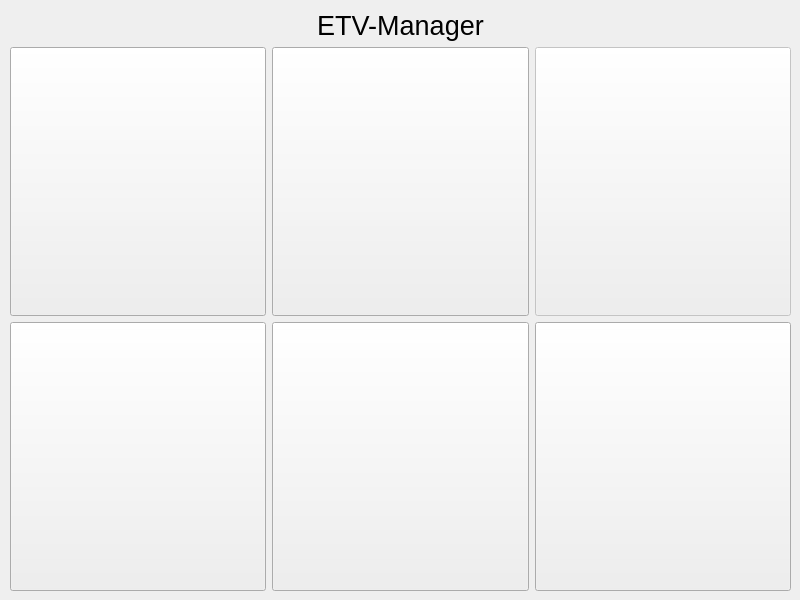
<?xml version="1.0" encoding="UTF-8"?>
<ui version="4.0">
 <class>MainWindow</class>
 <widget class="QWidget" name="MainWindow">
  <property name="geometry">
   <rect>
    <x>0</x>
    <y>0</y>
    <width>800</width>
    <height>600</height>
   </rect>
  </property>
  <property name="sizePolicy">
   <sizepolicy hsizetype="Fixed" vsizetype="Fixed">
    <horstretch>0</horstretch>
    <verstretch>0</verstretch>
   </sizepolicy>
  </property>
  <property name="windowTitle">
   <string>Form</string>
  </property>
  <widget class="QWidget" name="gridLayoutWidget">
   <property name="geometry">
    <rect>
     <x>10</x>
     <y>10</y>
     <width>781</width>
     <height>581</height>
    </rect>
   </property>
   <layout class="QGridLayout" name="gridLayout">
    <item row="2" column="0">
     <widget class="QPushButton" name="systemSettings">
      <property name="sizePolicy">
       <sizepolicy hsizetype="Expanding" vsizetype="Expanding">
        <horstretch>0</horstretch>
        <verstretch>0</verstretch>
       </sizepolicy>
      </property>
      <property name="baseSize">
       <size>
        <width>0</width>
        <height>80</height>
       </size>
      </property>
      <property name="text">
       <string/>
      </property>
      <property name="iconSize">
       <size>
        <width>80</width>
        <height>80</height>
       </size>
      </property>
     </widget>
    </item>
    <item row="1" column="1">
     <widget class="QPushButton" name="newProperty">
      <property name="sizePolicy">
       <sizepolicy hsizetype="Expanding" vsizetype="Expanding">
        <horstretch>0</horstretch>
        <verstretch>0</verstretch>
       </sizepolicy>
      </property>
      <property name="baseSize">
       <size>
        <width>0</width>
        <height>80</height>
       </size>
      </property>
      <property name="text">
       <string/>
      </property>
     </widget>
    </item>
    <item row="1" column="0">
     <widget class="QPushButton" name="openProperty">
      <property name="sizePolicy">
       <sizepolicy hsizetype="Expanding" vsizetype="Expanding">
        <horstretch>0</horstretch>
        <verstretch>0</verstretch>
       </sizepolicy>
      </property>
      <property name="minimumSize">
       <size>
        <width>80</width>
        <height>80</height>
       </size>
      </property>
      <property name="baseSize">
       <size>
        <width>80</width>
        <height>80</height>
       </size>
      </property>
      <property name="text">
       <string/>
      </property>
      <property name="iconSize">
       <size>
        <width>80</width>
        <height>80</height>
       </size>
      </property>
     </widget>
    </item>
    <item row="2" column="2">
     <widget class="QPushButton" name="exitApplication">
      <property name="sizePolicy">
       <sizepolicy hsizetype="Expanding" vsizetype="Expanding">
        <horstretch>0</horstretch>
        <verstretch>0</verstretch>
       </sizepolicy>
      </property>
      <property name="baseSize">
       <size>
        <width>0</width>
        <height>80</height>
       </size>
      </property>
      <property name="text">
       <string/>
      </property>
      <property name="iconSize">
       <size>
        <width>80</width>
        <height>80</height>
       </size>
      </property>
     </widget>
    </item>
    <item row="1" column="2">
     <widget class="QPushButton" name="deleteProperty">
      <property name="enabled">
       <bool>false</bool>
      </property>
      <property name="sizePolicy">
       <sizepolicy hsizetype="Expanding" vsizetype="Expanding">
        <horstretch>0</horstretch>
        <verstretch>0</verstretch>
       </sizepolicy>
      </property>
      <property name="baseSize">
       <size>
        <width>0</width>
        <height>80</height>
       </size>
      </property>
      <property name="text">
       <string/>
      </property>
     </widget>
    </item>
    <item row="0" column="0" colspan="3">
     <widget class="QLabel" name="label">
      <property name="sizePolicy">
       <sizepolicy hsizetype="Preferred" vsizetype="Minimum">
        <horstretch>0</horstretch>
        <verstretch>0</verstretch>
       </sizepolicy>
      </property>
      <property name="font">
       <font>
        <pointsize>20</pointsize>
       </font>
      </property>
      <property name="text">
       <string>ETV-Manager</string>
      </property>
      <property name="alignment">
       <set>Qt::AlignCenter</set>
      </property>
     </widget>
    </item>
    <item row="2" column="1">
     <widget class="QPushButton" name="editPatterns">
      <property name="sizePolicy">
       <sizepolicy hsizetype="Expanding" vsizetype="Expanding">
        <horstretch>0</horstretch>
        <verstretch>0</verstretch>
       </sizepolicy>
      </property>
      <property name="baseSize">
       <size>
        <width>0</width>
        <height>80</height>
       </size>
      </property>
      <property name="text">
       <string/>
      </property>
      <property name="iconSize">
       <size>
        <width>80</width>
        <height>80</height>
       </size>
      </property>
     </widget>
    </item>
   </layout>
  </widget>
 </widget>
 <resources/>
 <connections/>
</ui>
